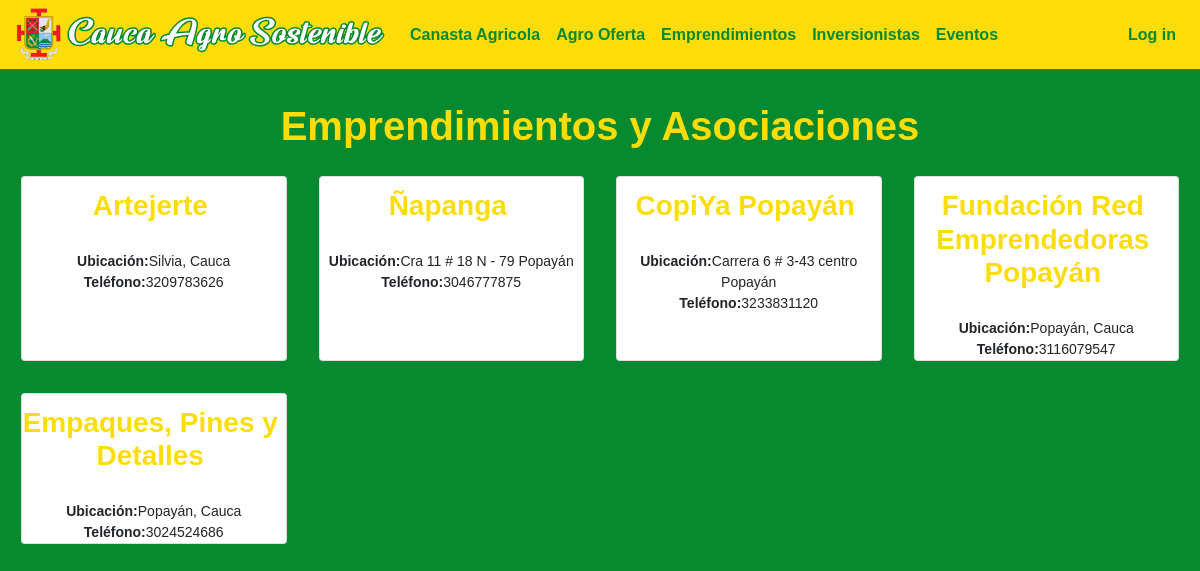
/emprendimientos, run on the app's committed database.
### caucaSostenible/models.py (models this page shows)
class Undertaking(models.Model):
   name = models.CharField(max_length=60)
   description = models.CharField(max_length=600)
   location = models.CharField(max_length=40)
   phone = models.IntegerField()
   imgURL = models.CharField(max_length=300)

### caucaSostenible/views.py (the view)
# urls.py: path("emprendimientos", views.undertakings_view, name="undertakingsView"),
def undertakings_view(request):
    undertakings = Undertaking.objects.all()
    return render(request, "general/emprendimientos.html", {"undertakings": undertakings})

### caucaSostenible/templates/general/emprendimientos.html (shortened to what this page needs)
{% extends "general/layout.html" %}
{% load static %}
{% block body %}
<div id="main-container">
    <h1>
        <center>Emprendimientos y Asociaciones</center>
    </h1>
    <div class="form-row">
        {% for undertaking in undertakings %}
        <div class="col-6 col-sm-4 col-lg-3 p-3">
            <article class="card h-100 bg-sucess">
                <center>
                    <h3><b>{{undertaking.name}}</b></h3>
                    <p><b>Ubicación:</b>{{undertaking.location}}</p>
                    <p><b>Teléfono:</b>{{undertaking.phone}}</p>
                </center>
            </article>
         </div>
        {% endfor %}
    </div>
</div>
{% endblock %}

### caucaSostenible/static/caucaSostenible/css/generalStyles.css (style rules this page uses)
body { font-size: 14px; font-family: Arial, sans-serif; }

### caucaSostenible/static/caucaSostenible/css/styles.css (style rules this page uses)
body { padding: 0px 0px; background: rgb(6,87,32); background: linear-gradient(180deg, rgba(6,87,32,1) 0%, rgba(7,137,48,1) 7%, rgba(7,137,48,1) 93%, rgba(6,87,32,1) 100%); }
h1 { color: #fcdd09; font-weight: bold; margin: 0 0 10px 0; }
h3 { color: #fcdd09; margin: 12px 7px 7px 0; }
#main-container { padding: 12px 10px; }
p { margin: 0 0; }
html { min-height: 100%; }

### data on the page
Undertaking: name "Artejerte", location "Silvia, Cauca", phone "3209783626"
Undertaking: name "Ñapanga", location "Cra 11 # 18 N - 79 Popayán", phone "3046777875"
Undertaking: name "CopiYa Popayán", location "Carrera 6 # 3-43 centro Popayán", phone "3233831120"
Undertaking: name "Fundación Red Emprendedoras Popayán", location "Popayán, Cauca", phone "3116079547"
Undertaking: name "Empaques, Pines y Detalles", location "Popayán, Cauca", phone "3024524686"
